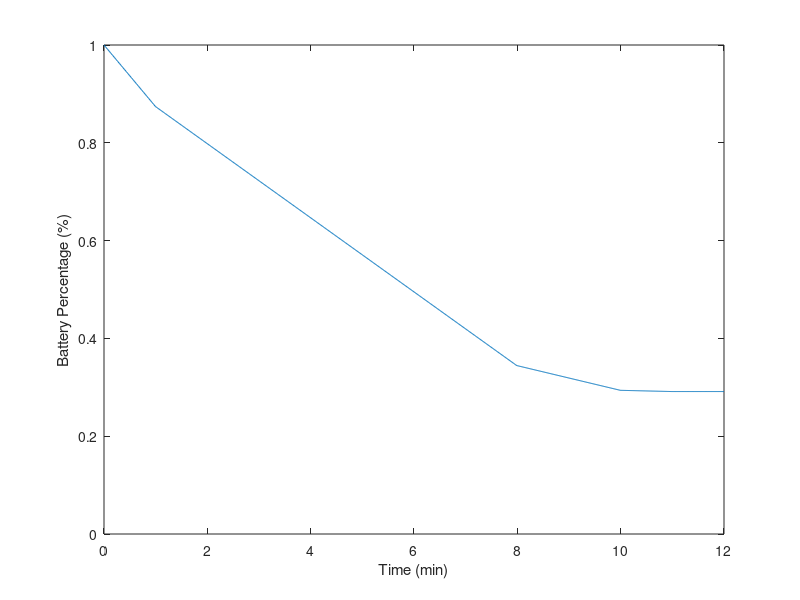

The MATLAB source for this figure: (Note: this script raises an error after producing the figure.)
clear

prec = 1000;

time = linspace(0,12,prec); % minutes
battery_capacity_max = 6600; % mAh
battery_capacity_max = battery_capacity_max*60/1000; %Amp-min
battery_capacity_hist = zeros(prec,1);

eff = 0.8;

current_list = [50,30,10,1]; % Current (Amps) per flight profile
profile_time = [1,7,2,1]; % Minutes per profile

current_battery = battery_capacity_max;
battery_capacity_hist(1) = current_battery;
for i = 2:length(time)
    if time(i) < profile_time(1)
        current_battery = current_battery - current_list(1)*(time(i)-time(i-1));

    elseif profile_time(1) <= time(i) && time(i) < sum(profile_time(1:2))
        current_battery = current_battery - current_list(2)*(time(i)-time(i-1));

    elseif sum(profile_time(1:2)) <= time(i) && time(i) < sum(profile_time(1:3))
        current_battery = current_battery - current_list(3)*(time(i)-time(i-1));

    elseif sum(profile_time(1:3)) <= time(i) && time(i) < sum(profile_time(1:4))
        current_battery = current_battery - current_list(4)*(time(i)-time(i-1));

    end

    battery_capacity_hist(i) = current_battery;
end


figure(1)
plot(time,battery_capacity_hist/battery_capacity_max)
xlabel('Time (min)')
ylabel('Battery Percentage (%)')
ylim([0,1])
yline(0.2,'r-','Max Discharge Threshold (20%)')
title('Battery Usage During Mission')